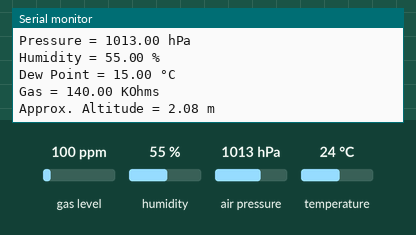
A sketch run on a simulated Arduino Uno, built with avr-gcc and run on an emulated ATmega328P. On the bench: the last lines printed to the serial monitor. The test bench sets the inputs (shaded band); at power-on: gas level 100 ppm, humidity 55 %, air pressure 1013 hPa, temperature 24 °C.

Above: at 1.7 s.
1.8 s: gas level set to 20 ppm
At 3.9 s:
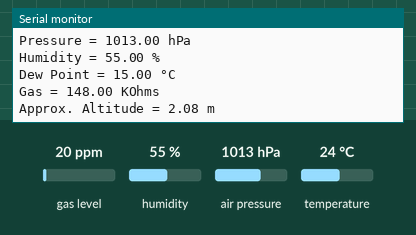
4.2 s: humidity set to 22 %
At 5.4 s:
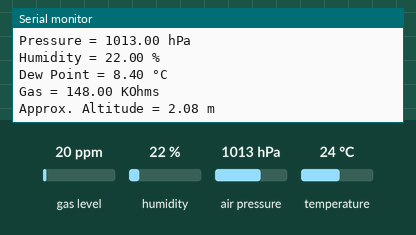
6.6 s: air pressure set to 952 hPa
At 8.1 s:
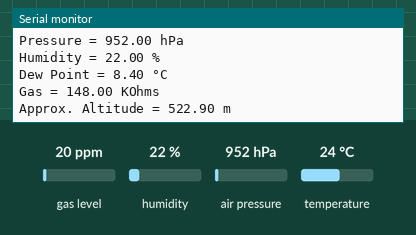
9.0 s: temperature set to 12 °C
At 10.7 s:
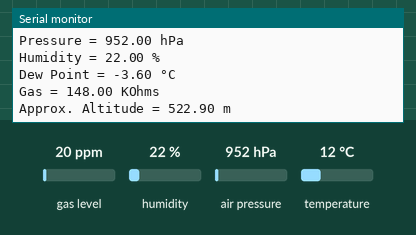
Timing chart, 0 to 12.2 s (numbered marks = the images above; inputs shaded):
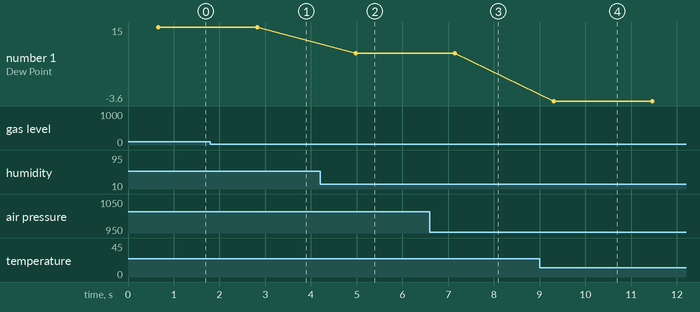

The sketch:

initial_phtg_data.ino
```cpp
#include "Adafruit_BME680.h"

#define SEALEVELPRESSURE_HPA (1013.25)

Adafruit_BME680 bme; // Create a BME680 sensor object for I2C

void setup() {
  Serial.begin(115200); // try changing to 115200 (was 9600 initially)
  int len = Serial.availableForWrite();
  while (Serial.availableForWrite() == len) {
      Serial.write('\n');
  }
  Serial.println(F("BME680 test"));
  delay(500);

  // Check if the BME680 sensor is properly initialized
  if (!bme.begin(0x76)) {
    Serial.println("Could not find a valid BME680 sensor, check wiring!");
    while (1); // Stay in a loop if the sensor is not found
  }

  // Configure sensor settings
  bme.setTemperatureOversampling(BME680_OS_8X);
  bme.setHumidityOversampling(BME680_OS_2X);
  bme.setPressureOversampling(BME680_OS_4X);
  bme.setIIRFilterSize(BME680_FILTER_SIZE_3);
  bme.setGasHeater(320, 150); // 320°C for 150 ms
}

void loop() {
  // Check if the BME680 sensor reading was successful
  if (!bme.performReading()) {
    Serial.println("Failed to perform reading :(");
    return;
  }

  // Display temperature in degrees Celsius
  Serial.print("Temperature = ");
  Serial.print(bme.temperature);
  Serial.println(" °C");

  // Display pressure in hPa (hectopascals)
  Serial.print("Pressure = ");
  Serial.print(bme.pressure / 100.0);
  Serial.println(" hPa");

  // Display humidity in percentage
  Serial.print("Humidity = ");
  Serial.print(bme.humidity);
  Serial.println(" %");

  // Calculate Dew Point
  float dewPoint = bme.temperature - ((100 - bme.humidity) / 5);
  Serial.print("Dew Point = ");
  Serial.print(dewPoint);
  Serial.println(" °C");

  // Display gas resistance in KOhms
  Serial.print("Gas = ");
  Serial.print(bme.gas_resistance / 1000.0);
  Serial.println(" KOhms");

  // Calculate and display approximate altitude
  Serial.print("Approx. Altitude = ");
  Serial.print(bme.readAltitude(SEALEVELPRESSURE_HPA));
  Serial.println(" m");

  // Print a blank line for better readability
  Serial.println();

  // Delay for 2 seconds before the next reading
  delay(2000);
}
```

Measured:
- after the input at 1.8 s, the serial monitor: prints a new line after 1.0 s (image 1)
- after the input at 4.2 s, the serial monitor: prints a new line after 0.78 s (image 2)
- after the input at 6.6 s, the serial monitor: prints a new line after 0.54 s (image 3)
- after the input at 9.0 s, the serial monitor: prints a new line after 0.30 s (image 4)
- plotted number 1: 15 → 8.4 after the input at 4.2 s, 8.4 → -3.6 after the input at 9.0 s
